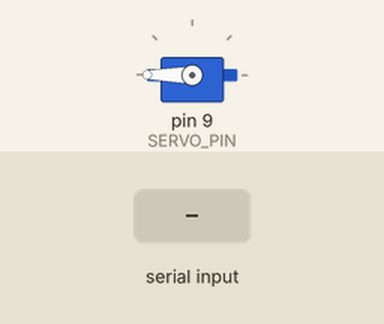
Simulated run of this sketch. Board: Arduino Uno, built with avr-gcc and run on an emulated ATmega328P. Parts: servo. The test bench sets the inputs (shaded band).

Above: at 2.2 s.
2.3 s: "1\n" received over Serial
At 2.7 s:
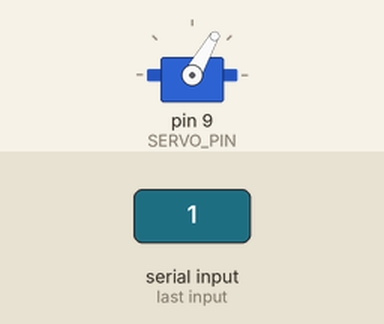
Timing chart, 0 to 5.3 s (numbered marks = the images above; inputs shaded):
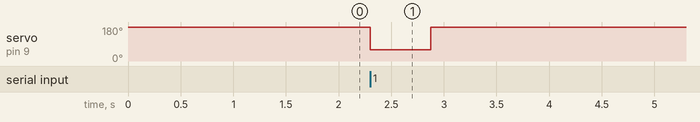

Measured:
- after the input at 2.3 s, servo on pin 9 (SERVO_PIN): 180° → 60° at once, → 180° 0.58 s later

The sketch:

CatsFeeder.ino
```cpp
#include <Servo.h>

#define SERVO_PIN 9

#define OPEN_ANGLE 60
#define CLOSE_ANGLE 180


Servo myServo;
String message;

void setup()
{
  myServo.attach(SERVO_PIN);
  myServo.write(CLOSE_ANGLE);
  delay(1000);
  myServo.detach();
  Serial.begin(9600);
}

void loop()
{
  while (Serial.available()) {
    char incomingChar = Serial.read();
    if (incomingChar >= '0' && incomingChar <= '9') {
      message += incomingChar;
    } else if (incomingChar == '\n') {
      message = "";

      myServo.attach(SERVO_PIN);
      myServo.write(OPEN_ANGLE);
      delay(575);
      myServo.write(CLOSE_ANGLE);
      delay(1500);
      myServo.detach();
      delay(5000);

    }
  }
  delay(13);
}
```
